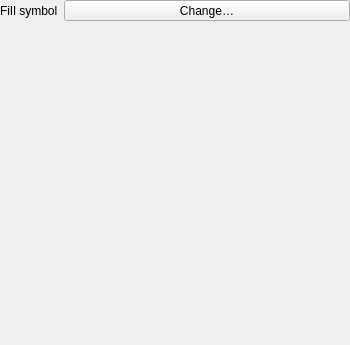
<?xml version="1.0" encoding="UTF-8"?>
<ui version="4.0">
 <class>QgsTiledSceneMeshRendererWidgetBase</class>
 <widget class="QWidget" name="QgsTiledSceneMeshRendererWidgetBase">
  <property name="geometry">
   <rect>
    <x>0</x>
    <y>0</y>
    <width>350</width>
    <height>345</height>
   </rect>
  </property>
  <property name="windowTitle">
   <string notr="true">Form</string>
  </property>
  <layout class="QGridLayout" name="gridLayout">
   <property name="leftMargin">
    <number>0</number>
   </property>
   <property name="topMargin">
    <number>0</number>
   </property>
   <property name="rightMargin">
    <number>0</number>
   </property>
   <property name="bottomMargin">
    <number>0</number>
   </property>
   <item row="1" column="0">
    <spacer name="verticalSpacer">
     <property name="orientation">
      <enum>Qt::Vertical</enum>
     </property>
     <property name="sizeHint" stdset="0">
      <size>
       <width>20</width>
       <height>292</height>
      </size>
     </property>
    </spacer>
   </item>
   <item row="0" column="0">
    <widget class="QLabel" name="label">
     <property name="text">
      <string>FiIl symbol</string>
     </property>
    </widget>
   </item>
   <item row="0" column="1">
    <widget class="QgsSymbolButton" name="mFillSymbolButton">
     <property name="sizePolicy">
      <sizepolicy hsizetype="Expanding" vsizetype="Fixed">
       <horstretch>0</horstretch>
       <verstretch>0</verstretch>
      </sizepolicy>
     </property>
     <property name="text">
      <string>Change…</string>
     </property>
    </widget>
   </item>
  </layout>
 </widget>
 <customwidgets>
  <customwidget>
   <class>QgsSymbolButton</class>
   <extends>QToolButton</extends>
   <header>qgssymbolbutton.h</header>
  </customwidget>
 </customwidgets>
 <resources/>
 <connections/>
</ui>
